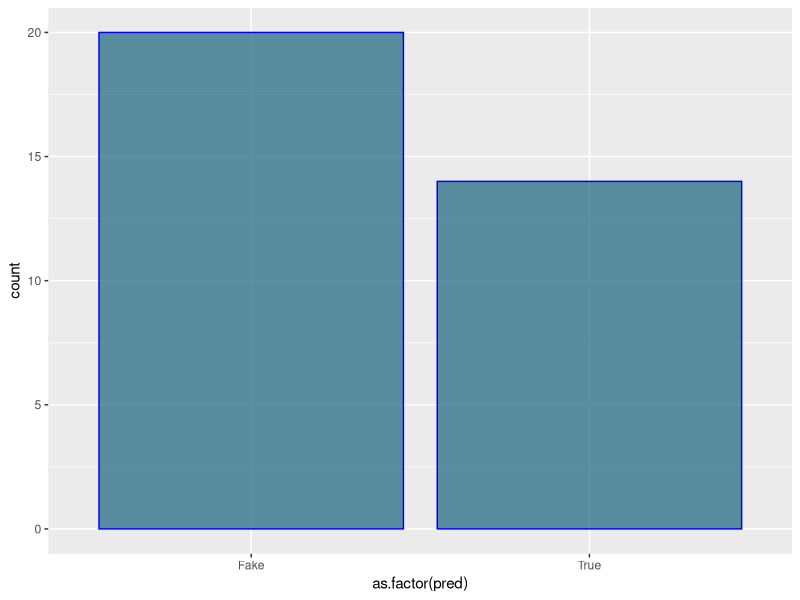

Source code (R): (Note: this script raises an error after producing the figure.)
#try predicting real and fake news on nytimes_dtm

#run random forest 
# random forest test

#looking at this website
# https://towardsdatascience.com/random-forest-in-r-f66adf80ec9

library(randomForest)
library(tidyverse)
library(here)



df <- read_csv(here('data','csv','output_df.csv'))
breitbart_dtm<-read_csv(here('data','csv','breitbart_dtm.csv'))
#rename type column, get rid of doc it
df<-df%>%
  select(-docId)
df$DocType <- as.factor(df$DocType)


colnames(df) <- paste(colnames(df), 'c', sep="_")


#already randomly assigned spam or ham so I can just divide into train and test
#70% train
num_rows <- nrow(df)
first_rows <- round(num_rows*.70)
next_rows <- first_rows + 1

train<-df[1:first_rows,]
#30% test
test<-df[next_rows:num_rows,]

num_cols <- ncol(df)
#initialize randomForest class

#randomForest() function not running. I think it might be something to do with non ASCII
#characters in the column names??

model <- randomForest(DocType_c~.,data=train,mtry=2,importance
                      =TRUE,proximity=TRUE)
model
pred <- predict(model, newdata=test[-num_cols],type="class")



#add _c
colnames(breitbart_dtm) <- paste(colnames(breitbart_dtm), 'c', sep="_")

pred <- predict(model, newdata=breitbart_dtm,type="class")

x<-as.data.frame(pred)
is.factor(x$pred)

ggplot(x, aes(x=as.factor(pred) )) +
  geom_bar(color="blue", fill=rgb(0.1,0.4,0.5,0.7) )


#svm test

svm_pred = predict(svm_model,breitbart_dtm)


ggplot(x, aes(x=as.factor(svm_pred) )) +
  geom_bar(color="blue", fill=rgb(0.1,0.4,0.5,0.7) )
0
